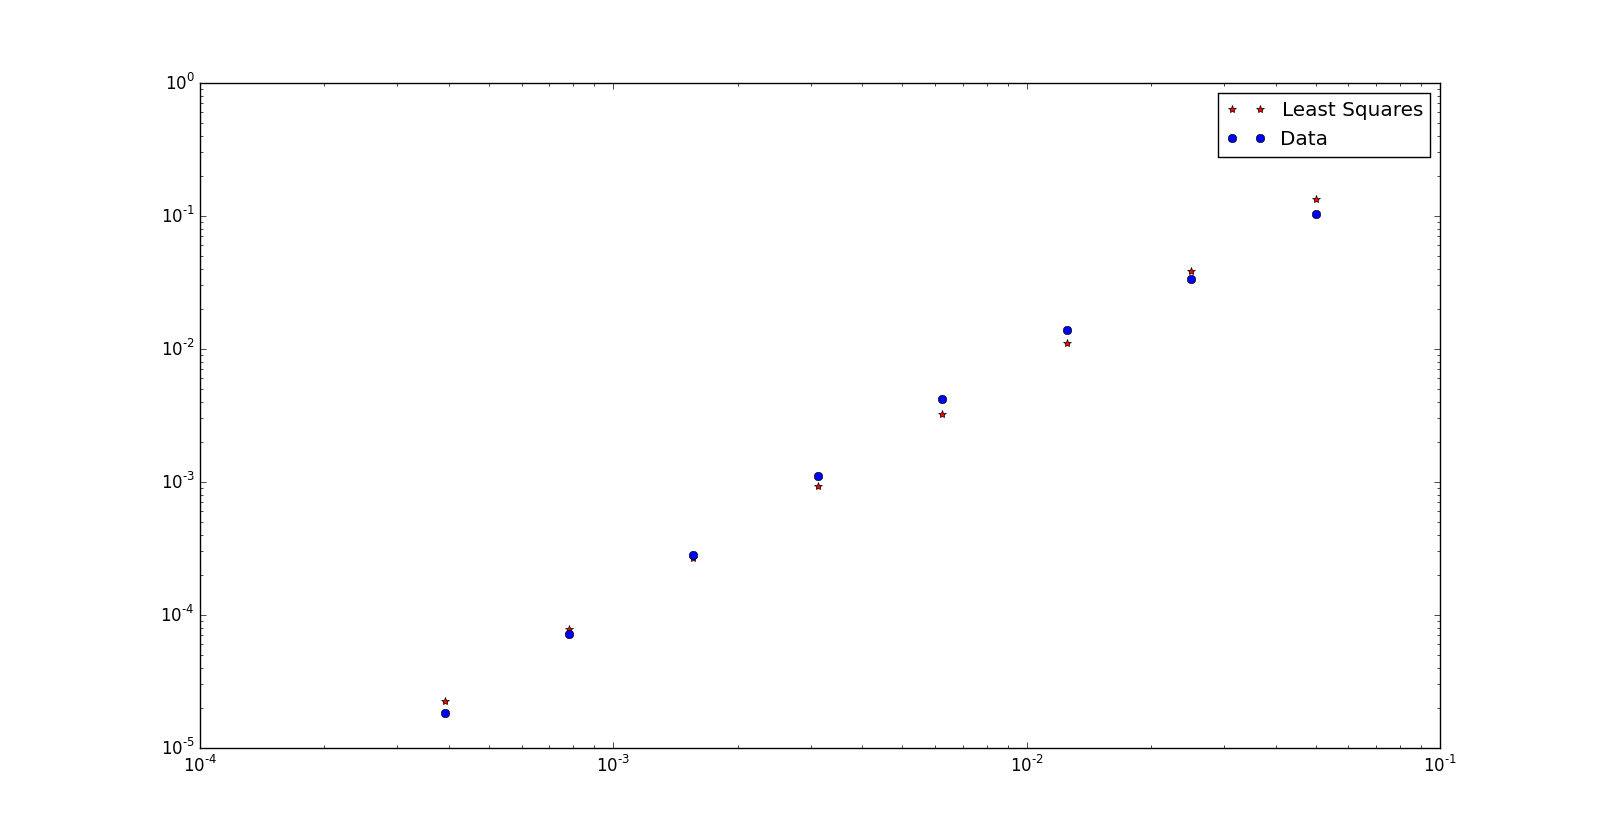

Write Python code to recreate this figure.
import numpy as np
import math
import matplotlib.pyplot as pp
import four_c

h = np.array([5.00000e-02, 2.50000e-02, 1.25000e-02, 6.25000e-03, 3.12500e-03, 1.56250e-03, 7.81250e-04, 3.90625e-04])
E = np.array([1.036126e-01, 3.333834e-02, 1.375409e-02, 4.177237e-03, 1.103962e-03, 2.824698e-04, 7.185644e-05, 1.813937e-05])
Ef = np.array([])
A,b,x,k,p = four_c.main()
for i in h:
   Ef = np.append(Ef,k*math.pow(i,p))
pp.loglog(h,Ef,'r*',label='Least Squares')
pp.loglog(h,E,'bo',label='Data')
pp.legend(loc='upper right')
pp.show()
